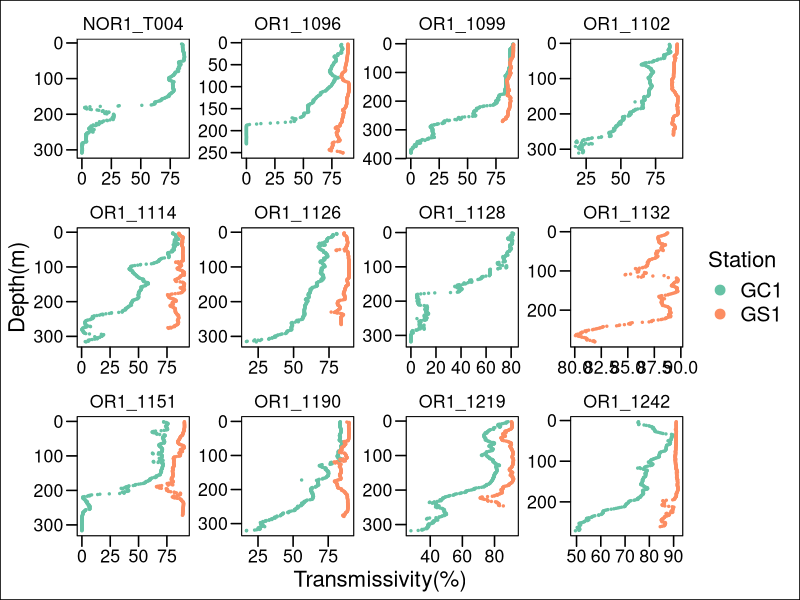

Write the R code that produced this figure.
## ---- chunk 1
knitr::opts_chunk$set(echo = TRUE)
knitr::opts_chunk$set(warning = FALSE, message = FALSE) 
knitr::opts_chunk$set(fig.width=18, fig.height=12) 
## ---- chunk 2
rm(list=ls())
library(readxl)
library(dplyr)
library(ggplot2)
library(ggthemes)
GPSC_CTD<- read_xlsx("raw/CTD.xlsx")

# Set negtive transmissometer to zero
GPSC_CTD$transmissometer[GPSC_CTD$transmissometer<=0] <- 0 

#filter only downward data
GC1<-GPSC_CTD %>%filter(Station=="GC1") %>% 
  group_split(Cruise)
GC1_CTD<-NULL
for (i in 1:11) { 
  out<-filter(GC1[[i]],!duplicated(GC1[[i]]$pressure,)==T)
  GC1_CTD<-rbind(GC1_CTD,out)
} 

GS1<-GPSC_CTD %>%filter(Station=="GS1") %>% 
  group_split(Cruise)
GS1_CTD<-NULL
for (i in 1:10) { 
  out<-filter(GS1[[i]],!duplicated(GS1[[i]]$pressure,)==T)
  GS1_CTD<-rbind(GS1_CTD,out)
} 

GC1GS1<-rbind(GC1_CTD,GS1_CTD)
#plot 
ggplot(data=GC1GS1, aes(x=transmissometer, y=pressure, colour=Station))+
  geom_point(size=0.5)+
  scale_y_reverse()+
  scale_color_brewer(palette = "Set2")+
  xlab("Transmissivity(%)")+
  ylab("Depth(m)")+
  facet_wrap(~Cruise, scale="free")+
  theme_base()+
  guides(color = guide_legend(override.aes = list(size = 3) ) )+
  theme(legend.text = element_text(size = 15))
ggsave("CTD_trans.png",width = 12, height =9)
## ---- chunk 3
rm(list=ls())
library(knitr)
GPSC_CTD<- read_excel("raw/CTD.xlsx")
GC1_Depth<-as.data.frame(GPSC_CTD %>%
                         filter(Station=="GC1")) %>% 
  group_by(Cruise) %>% summarise(Depth=max(pressure))
GS1_Depth<-as.data.frame(GPSC_CTD %>%
                         filter(Station=="GS1")) %>% 
  group_by(Cruise) %>% summarise(Depth=max(pressure))

#GC1
GC1_CTD<-as.data.frame(GPSC_CTD %>%
                         filter(Station=="GC1"))
GC1_CTD<-split(GC1_CTD,GC1_CTD$Cruise)
#GS1
GS1_CTD<-as.data.frame(GPSC_CTD %>%
                         filter(Station=="GS1"))
GS1_CTD<-split(GS1_CTD,GS1_CTD$Cruise)
#average deepest 3 data = bottom water
deep_fun <- function(x) {
  dat <- x[order(x$pressure, decreasing=TRUE)[1:3],]
}
GC1_CTD<- lapply(GC1_CTD, FUN=deep_fun) 
GC1_CTD<-do.call("rbind", GC1_CTD)
GS1_CTD<- lapply(GS1_CTD, FUN=deep_fun) 
GS1_CTD<-do.call("rbind", GS1_CTD)

# Average temperature, sigma_theta and density
GC1_CTD$Temperature <- rowMeans(GC1_CTD[, c("temperature_T1", "temperature_T2")], na.rm=TRUE)
GC1T<-mean(GC1_CTD$Temperature)
GS1_CTD$Temperature <- rowMeans(GS1_CTD[, c("temperature_T1", "temperature_T2")], na.rm=TRUE)
GS1T<-mean(GS1_CTD$Temperature)

#Tlim calculation####
#Q10=2 
GC1Tlim<-2* exp((GC1T-20)/10)
GS1Tlim<-2* exp((GS1T-20)/10)

df<-data.frame(Station=c("GC1","GS1"),
               Temp=c(GC1T,GS1T),
               Tlim=c(GC1Tlim,GS1Tlim))
kable(df, align = 'c',
      col.names = c('Station', 'Temp(℃)', 'Tlim') )
